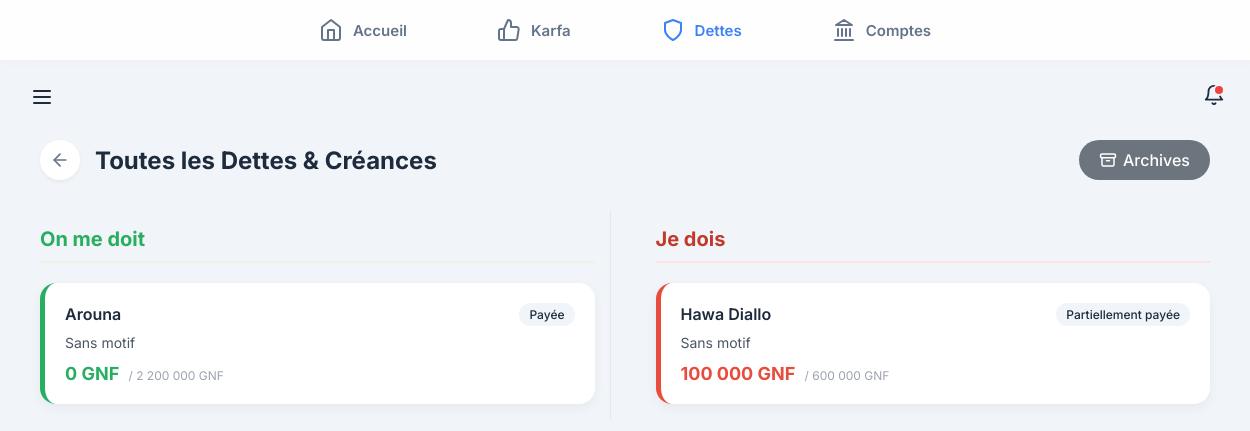
Screenshot of /dettes/toutes/ (signed in) with the database file from the repository.
### backend/modules/dettes/models/dette.py (models this page shows, shortened)
class Dette(models.Model):
    SENS_CHOICES = [
        ('JE_DOIS', 'Je dois'),
        ('ON_ME_DOIT', 'On me doit'),
    ]
    STATUT_CHOICES = [
        ('NON_PAYEE', 'Non payée'),
        ('PARTIELLEMENT_PAYEE', 'Partiellement payée'),
        ('PAYEE', 'Payée'),
        ('EN_LITIGE', 'En litige'),
    ]
    sens = models.CharField(max_length=20, choices=SENS_CHOICES)
    cree_par = models.ForeignKey(User, on_delete=models.CASCADE, related_name='dettes', null=True)
    compte_debit = models.ForeignKey('comptes.CompteArgent', on_delete=models.SET_NULL, null=True, blank=True, related_name='dettes_liees')
    montant = models.DecimalField(max_digits=12, decimal_places=0)
    montant_restant = models.DecimalField(max_digits=12, decimal_places=0, default=0)
    personne = models.CharField(max_length=100)
    motif = models.TextField(blank=True)
    echeance = models.DateField(null=True, blank=True)
    garantie = models.TextField(blank=True)
    statut = models.CharField(max_length=20, choices=STATUT_CHOICES, default='NON_PAYEE')
    date_creation = models.DateTimeField(auto_now_add=True)
    date_dernier_paiement = models.DateTimeField(null=True, blank=True)
    archive = models.BooleanField(default=False)
    date_archivage = models.DateTimeField(null=True, blank=True)
    class Meta:
        app_label = 'dettes'

### backend/modules/dettes/views/liste.py (the view)
# urls.py: path('toutes/', toutes_dettes, name='toutes_dettes'),
@login_required
def toutes_dettes(request):
    dettes_je_dois = Dette.objects.filter(cree_par=request.user, sens='JE_DOIS', archive=False).order_by('-date_creation')
    dettes_on_me_doit = Dette.objects.filter(cree_par=request.user, sens='ON_ME_DOIT', archive=False).order_by('-date_creation')
    return render(request, 'modules/dettes/toutes.html', {
        'dettes_je_dois': dettes_je_dois,
        'dettes_on_me_doit': dettes_on_me_doit,
    })

### backend/modules/core/templatetags/custom_filters.py (called while the page is built)
@register.filter
def milliers(value):
    try:
        num = float(value)
        if num == int(num):
            return f"{int(num):,}".replace(",", " ")
        return f"{num:,.3f}".rstrip('0').rstrip('.').replace(",", " ").replace(".", ",")
    except:
        return value

### frontend/templates/modules/dettes/toutes.html (shortened to what this page needs)
{% extends "base.html" %}
{% load custom_filters %}
{% block content %}
<div
    style="display: flex; justify-content: space-between; align-items: center; margin-bottom: 30px; flex-wrap: wrap; gap: 15px;">
    <div style="display: flex; align-items: center; gap: 15px;">
        <a href="{% url 'dettes:liste_dettes' %}"
            style="text-decoration: none; color: #64748b; display: flex; align-items: center; justify-content: center; width: 40px; height: 40px; border-radius: 50%; background: white; box-shadow: 0 2px 4px rgba(0,0,0,0.05);">
            <svg width="20" height="20" viewBox="0 0 24 24" fill="none" stroke="currentColor" stroke-width="2"
                stroke-linecap="round" stroke-linejoin="round">
                <line x1="19" y1="12" x2="5" y2="12"></line>
                <polyline points="12 19 5 12 12 5"></polyline>
            </svg>
        </a>
        <h1 style="margin: 0; font-size: 24px;">Toutes les Dettes & Créances</h1>
    </div>
    <a href="{% url 'dettes:liste_archives' %}"
        style="background: #6c757d; color: white; padding: 10px 20px; border-radius: 30px; text-decoration: none; font-weight: 500; display: inline-flex; align-items: center; gap: 8px; transition: all 0.2s;">
        <svg width="18" height="18" viewBox="0 0 24 24" fill="none" stroke="currentColor" stroke-width="2" stroke-linecap="round" stroke-linejoin="round" style="margin-right: -2px;"><rect x="2" y="4" rx="2" ry="2" width="20" height="5"/><path d="M4 9v9a2 2 0 0 0 2 2h12a2 2 0 0 0 2-2V9"/><path d="M10 13h4"/></svg> Archives
    </a>
</div>
<div style="display: flex; gap: 30px; margin-bottom: 40px; flex-wrap: wrap;">
    <div style="flex: 1; min-width: 300px; padding-right: 15px; border-right: 1px solid #e2e8f0;">
        <h2
            style="color: #27ae60; border-bottom: 2px solid #e3f7e3; padding-bottom: 10px; margin-bottom: 20px; font-size: 20px;">
            On me doit</h2>
        {% for dette in dettes_on_me_doit %}
        <a href="{% url 'dettes:detail_dette' dette.id %}"
            style="display: block; text-decoration: none; color: inherit;">
            <div style="background: white; border-radius: 16px; padding: 20px; box-shadow: 0 4px 12px rgba(0,0,0,0.05); margin-bottom: 15px; border-left: 5px solid #27ae60; transition: transform 0.2s; cursor: pointer;"
                onmouseover="this.style.transform='translateY(-2px)'" onmouseout="this.style.transform='translateY(0)'">
                <div style="display: flex; justify-content: space-between; align-items: center;">
                    <span style="font-weight: 600; font-size: 16px;">{{ dette.personne }}</span>
                    <span
                        style="background: #f1f5f9; color: #1e2b3c; padding: 4px 10px; border-radius: 20px; font-size: 12px; font-weight: 500;">
                        {{ dette.get_statut_display }}
                    </span>
                </div>
                <div style="color: #4b5563; margin: 8px 0; font-size: 14px;">{{ dette.motif|default:"Sans motif" }}
                </div>
                <div style="margin-top: 12px;">
                    <span style="font-size: 18px; font-weight: 700; color: #27ae60;">
                        {{ dette.montant_restant|milliers }} GNF
                    </span>
                    {% if dette.montant != dette.montant_restant %}
                    <span style="margin-left: 5px; font-size: 12px; color: #9ca3af;">/ {{ dette.montant|milliers }}
                        GNF</span>
                    {% endif %}
                </div>
            </div>
        </a>
        {% empty %}
        <div
            style="background: white; border-radius: 12px; padding: 15px; text-align: center; color: #64748b; font-size: 14px; border: 1px dashed #cbd5e1;">
            Personne ne vous doit d'argent.
        </div>
        {% endfor %}
    </div>
    <div style="flex: 1; min-width: 300px; padding-left: 15px;">
        <h2
            style="color: #c0392b; border-bottom: 2px solid #fce4e4; padding-bottom: 10px; margin-bottom: 20px; font-size: 20px;">
            Je dois</h2>
        {% for dette in dettes_je_dois %}
        <a href="{% url 'dettes:detail_dette' dette.id %}"
            style="display: block; text-decoration: none; color: inherit;">
            <div style="background: white; border-radius: 16px; padding: 20px; box-shadow: 0 4px 12px rgba(0,0,0,0.05); margin-bottom: 15px; border-left: 5px solid #e74c3c; transition: transform 0.2s; cursor: pointer;"
                onmouseover="this.style.transform='translateY(-2px)'" onmouseout="this.style.transform='translateY(0)'">
                <div style="display: flex; justify-content: space-between; align-items: center;">
                    <span style="font-weight: 600; font-size: 16px;">{{ dette.personne }}</span>
                    <span
                        style="background: #f1f5f9; color: #1e2b3c; padding: 4px 10px; border-radius: 20px; font-size: 12px; font-weight: 500;">
                        {{ dette.get_statut_display }}
                    </span>
                </div>
                <div style="color: #4b5563; margin: 8px 0; font-size: 14px;">{{ dette.motif|default:"Sans motif" }}
                </div>
                <div style="margin-top: 12px;">
                    <span style="font-size: 18px; font-weight: 700; color: #e74c3c;">
                        {{ dette.montant_restant|milliers }} GNF
                    </span>
                    {% if dette.montant != dette.montant_restant %}
                    <span style="margin-left: 5px; font-size: 12px; color: #9ca3af;">/ {{ dette.montant|milliers }}
                        GNF</span>
                    {% endif %}
                </div>
            </div>
        </a>
        {% empty %}
        <div
            style="background: white; border-radius: 12px; padding: 15px; text-align: center; color: #64748b; font-size: 14px; border: 1px dashed #cbd5e1;">
            Vous n'avez pas de dettes.
        </div>
        {% endfor %}
    </div>
</div>
{% endblock %}

### frontend/static/css/base.css (style rules this page uses)
:root { --bg-global: #f1f5f9; --bg-card: #ffffff; --primary: #3b82f6; --text-main: #1e2b3c; --text-muted: #64748b; --nav-height: 60px; --radius-xl: 20px; --radius-md: 12px; --shadow-subtle: 0 4px 15px rgba(0, 0, 0, 0.04); --shadow-hover: 0 8px 25px rgba(0, 0, 0, 0.08); }
body { background-color: var(--bg-global) !important; margin: 0; padding: 0; font-family: 'Inter', sans-serif; color: var(--text-main); padding-bottom: calc(var(--nav-height) + 20px); -webkit-tap-highlight-color: transparent; }
@media (min-width: 768px) { body { padding-bottom: 0; padding-top: calc(var(--nav-height) + 80px); } }

### frontend/static/css/core.css (style rules this page uses)
:root { --color-primary-green: #27ae60; --color-primary-dark: #1e2b3c; --color-bg-light: #f8fafc; --color-text-body: #64748b; }
:root { --color-primary-green: #27ae60; --color-primary-dark: #1e2b3c; --color-bg-light: #f8fafc; --color-text-body: #64748b; --color-error: #ef4444; }

### rows the page displays
Dette: personne "Arouna", statut "Payée", motif "Sans motif", montant_restant|milliers "0", montant|milliers "2 200 000"
Dette: personne "Hawa Diallo", statut "Partiellement payée", motif "Sans motif", montant_restant|milliers "100 000", montant|milliers "600 000"
